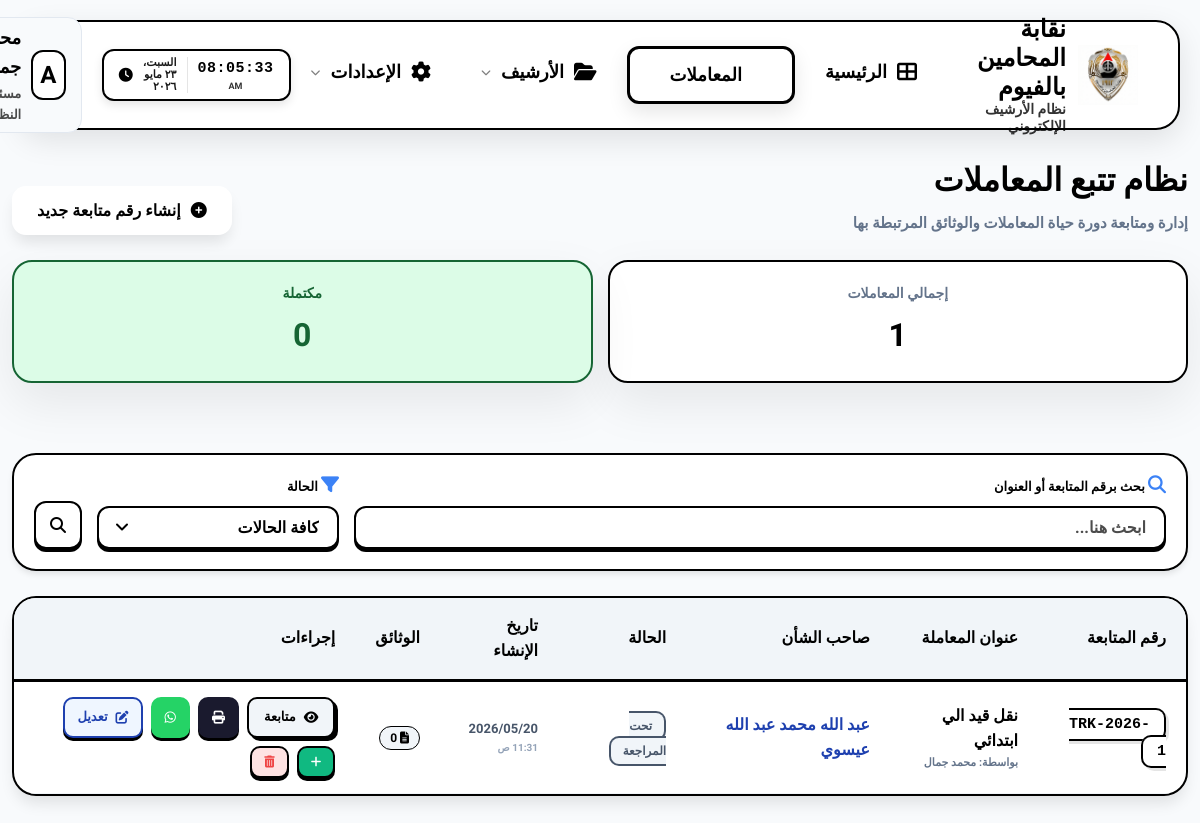
Before: /transactions/ (signed in) with the older database file.
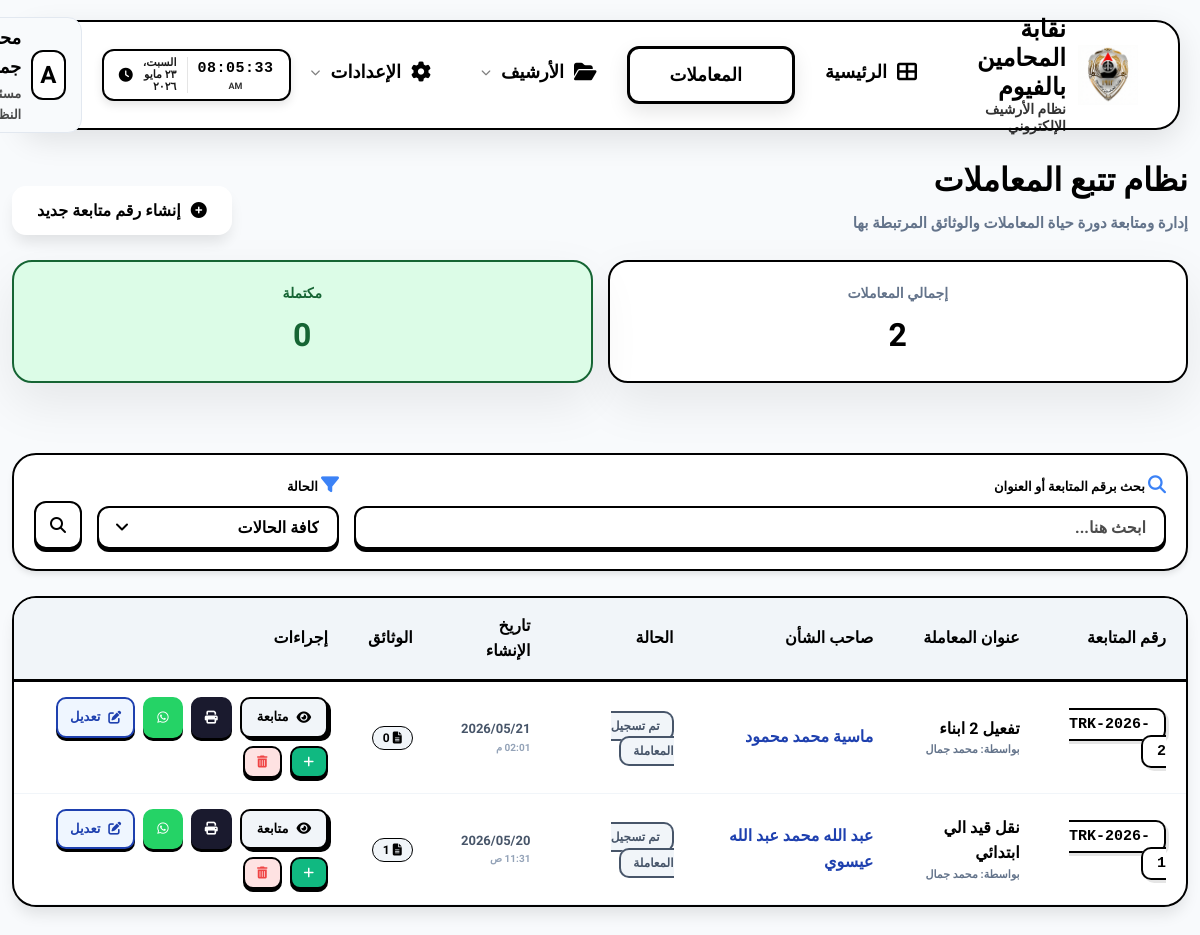
After: the same page with the newer database file.
### eams/models.py (models this page shows, shortened)
class Transaction(models.Model):
    STATUS_CHOICES = (
        ('received', 'تم تسجيل المعاملة'),
        ('sent_to_dept', 'تم الإرسال للقسم المختص'),
        ('under_review', 'تحت المراجعة'),
        ('in_progress', 'جاري التنفيذ'),
        ('completed', 'تم الانتهاء'),
    )
    tracking_number = models.CharField(max_length=50, unique=True, verbose_name="رقم المتابعة")
    current_status = models.CharField(max_length=50, choices=STATUS_CHOICES, default='received', verbose_name="الحالة الحالية")
    client_name = models.CharField(max_length=255, verbose_name="الاسم", default="غير محدد")
    client_phone = models.CharField(max_length=20, verbose_name="رقم الهاتف", default="000")
    client_gender = models.CharField(max_length=10, choices=(('male', 'ذكر'), ('female', 'أنثى')), verbose_name="النوع", default='male')
    registration_number = models.CharField(max_length=50, blank=True, null=True, verbose_name="رقم القيد (اختياري)")
    title = models.CharField(max_length=255, verbose_name="عنوان المعاملة")
    description = models.TextField(blank=True, null=True, verbose_name="وصف المعاملة")
    created_at = models.DateTimeField(auto_now_add=True, verbose_name="تاريخ الإنشاء")
    updated_at = models.DateTimeField(auto_now=True, verbose_name="آخر تحديث")
    created_by = models.ForeignKey(User, on_delete=models.SET_NULL, null=True, verbose_name="بواسطة")
    secure_token = models.UUIDField(default=uuid.uuid4, unique=True, editable=False, verbose_name="رمز الأمان")
    missing_info = models.TextField(blank=True, null=True, verbose_name="ملاحظات للنواقص (تظهر لصاحب الشأن)")
    completion_note = models.TextField(blank=True, null=True, verbose_name="تعليمات الاستلام عند الانتهاء (تظهر لصاحب الشأن)")
    @property
    def creator_name(self):
        if self.created_by:
            if hasattr(self.created_by, 'profile') and self.created_by.profile.full_name:
                return self.created_by.profile.full_name
            return self.created_by.username
        return "النظام"
    @property
    def display_tracking_number(self):
        if self.tracking_number:
            parts = self.tracking_number.split('-')
            if len(parts) >= 3:
                try:
                    prefix = parts[0]
                    year = parts[1]
                    seq = int(parts[2])
                    return f"{prefix}-{year}-{seq}"
                except (ValueError, IndexError):
                    pass
            elif len(parts) == 2:
                try:
                    if len(parts[0]) == 4 and parts[0].isdigit():
                        return f"TRK-{parts[0]}-{int(parts[1])}"
                except ValueError:
                    pass
        return self.tracking_number
    @property
    def get_whatsapp_url(self):
        from urllib.parse import quote
        phone = str(self.client_phone or '').strip()
        clean_phone = ''.join(filter(str.isdigit, phone))
        if clean_phone.startswith('01'):
            clean_phone = '2' + clean_phone
        elif clean_phone.startswith('1'):
            clean_phone = '20' + clean_phone
        elif not clean_phone.startswith('20') and len(clean_phone) == 11 and clean_phone.startswith('0'):
            clean_phone = '2' + clean_phone[1:]
        if not clean_phone or clean_phone == '000':
            return "#" # Invalid phone
        greeting = "أهلآ بك أستاذة" if self.client_gender == 'female' else "أهلآ بك أستاذ"
        name = self.client_name or ""
        title = self.title or ""
        tracking_num = self.display_tracking_number
        track_url = self.tracking_url
        message = (
            f"{greeting} / {name}\n"
            f"تم تسجيل طلبكم بنجاح في نقابة المحامين بالفيوم\n\n\n\n"
            f"بيانات الطلب: -\n"
            f"الموضوع : {title}\n"
            f"رقم المتابعة : {tracking_num}\n\n"
            f"اضغط على الرابط لتتبع الطلب اونلاين:\n"
            f"{track_url}"
        )
        encoded_message = quote(message)
        return f"https://api.whatsapp.com/send?phone={clean_phone}&text={encoded_message}"
    @property
    def tracking_url(self):
        from django.conf import settings
        github_pages_url = getattr(settings, 'REMOTE_TRACKING_URL', 'https://nqabaalmohamen.github.io/archives/').rstrip('/')
        return f"{github_pages_url}/track.html?tr={self.secure_token}"

class Profile(models.Model):
    ROLE_CHOICES = (
        ('admin', 'مدير نظام'),
        ('employee', 'موظف'),
        ('viewer', 'مشاهد'),
    )
    user = models.OneToOneField(User, on_delete=models.CASCADE, related_name='profile')
    full_name = models.CharField(max_length=255, blank=True, null=True, verbose_name="الاسم بالكامل")
    job_title = models.CharField(max_length=255, blank=True, null=True, verbose_name="الوظيفة")
    department = models.CharField(max_length=255, blank=True, null=True, verbose_name="القسم")
    raw_password = models.CharField(max_length=255, blank=True, null=True, verbose_name="كلمة المرور الحالية (للمدير)")
    access_incoming = models.BooleanField(default=True, verbose_name="الأرشيف الوارد")
    access_outgoing = models.BooleanField(default=True, verbose_name="الأرشيف الصادر")
    access_internal = models.BooleanField(default=True, verbose_name="البريد الداخلي")
    access_reports = models.BooleanField(default=False, verbose_name="التقارير الإحصائية")
    access_categories = models.BooleanField(default=False, verbose_name="إدارة الأقسام")
    access_audit = models.BooleanField(default=False, verbose_name="سجل التحركات")
    access_users = models.BooleanField(default=False, verbose_name="إدارة المستخدمين")

### eams/views.py (the view, shortened to what this page needs)
# urls.py: path('transactions/', views.transaction_list, name='transaction_list'),
@login_required
def transaction_list(request):
    query = request.GET.get('q')
    status = request.GET.get('status')
    transactions = Transaction.objects.all()
    if status:
        transactions = transactions.filter(current_status=status)
    transactions = transactions.order_by('-created_at')
    total_count = transactions.count()
    completed_count = transactions.filter(current_status='completed').count()
    context = {
        'transactions': transactions,
        'status_choices': Transaction.STATUS_CHOICES,
        'total_count': total_count,
        'completed_count': completed_count,
    }
    if request.headers.get('X-Requested-Part') == 'rows':
        return render(request, 'eams/partials/transaction_table_rows.html', context)
    return render(request, 'eams/transaction_list.html', context)

### templates/eams/transaction_list.html (shortened to what the changed rows need)
{% extends 'base.html' %}
{% block content %}
<div class="fade-in">
    <div style="display: flex; justify-content: space-between; align-items: flex-end; margin-bottom: 25px; gap: 20px; flex-wrap: wrap;">
        <div style="text-align: right;">
            <h1 style="font-size: 28px; font-weight: 900; color: #000; margin-bottom: 5px;">نظام تتبع المعاملات</h1>
        </div>
    </div>
    <div style="display: grid; grid-template-columns: repeat(auto-fit, minmax(200px, 1fr)); gap: 15px; margin-bottom: 30px;">
        <div class="stat-card" style="background: #fff; border: 2px solid #000; padding: 20px; border-radius: 20px; text-align: center;">
            <div style="font-size: 14px; font-weight: 800; color: #64748b; margin-bottom: 5px;">إجمالي المعاملات</div>
            <div style="font-size: 32px; font-weight: 900; color: #000;">{{ total_count }}</div>
        </div>
    </div>
    <div class="table-container" style="background: #fff; border-radius: 24px; border: 2px solid #000; overflow: hidden; box-shadow: 0 10px 15px -3px rgba(0,0,0,0.1);">
        <table class="table" style="width: 100%; border-collapse: collapse; text-align: right;">
            <thead>
                <tr style="background: #f1f5f9 !important; color: #000 !important; border-bottom: 3px solid #000;">
                    <th style="padding: 15px 20px; font-weight: 900; color: #000 !important;">رقم المتابعة</th>
                    <th style="padding: 15px 20px; font-weight: 900; color: #000 !important;">عنوان المعاملة</th>
                    <th style="padding: 15px 20px; font-weight: 900; color: #000 !important;">صاحب الشأن</th>
                    <th style="padding: 15px 20px; font-weight: 900; color: #000 !important;">الحالة</th>
                    <th style="padding: 15px 20px; font-weight: 900; color: #000 !important;">تاريخ الإنشاء</th>
                    <th style="padding: 15px 20px; font-weight: 900; color: #000 !important;">الوثائق</th>
                    <th style="padding: 15px 20px; font-weight: 900; color: #000 !important;">إجراءات</th>
                </tr>
            </thead>
                <tbody id="transaction-table-body"
                       hx-get="{% url 'transaction_list' %}{% if request.GET %}?{{ request.GET.urlencode }}{% endif %}"
                       hx-trigger="every 5s, transactionListChanged from:body"
                       hx-headers='{"X-Requested-Part": "rows"}'
                       hx-swap="innerHTML">
                    {% include 'eams/partials/transaction_table_rows.html' %}
                </tbody>
        </table>
    </div>
</div>
{% endblock %}

### templates/eams/partials/transaction_table_rows.html (shortened to what the changed rows need)
{% for tr in transactions %}
<tr style="border-bottom: 1px solid #f1f5f9; transition: all 0.2s;" onmouseover="this.style.background='#f8fafc'" onmouseout="this.style.background='transparent'">
    <td style="padding: 15px 20px;">
        <span style="background: #fff !important; color: #000 !important; padding: 6px 14px; border-radius: 10px; font-family: 'Courier New', monospace; font-weight: 900; font-size: 15px; border: 2px solid #000; box-shadow: 3px 3px 0px rgba(0,0,0,0.1);">
            {{ tr.display_tracking_number }}
        </span>
    </td>
    <td style="padding: 15px 20px;">
        <div style="font-weight: 900; color: #000 !important;">{{ tr.title }}</div>
        <div style="font-size: 11px; color: #64748b !important; font-weight: 700;">
            بواسطة:
            {% if tr.created_by %}
                {{ tr.creator_name }}
            {% else %}
                غير معروف
            {% endif %}
        </div>
    </td>
    <td style="padding: 15px 20px;">
        <span style="font-weight: 800; color: #1e40af;">{{ tr.client_name }}</span>
    </td>
    <td style="padding: 15px 20px;">
        {% if tr.current_status == 'completed' %}
            <span class="badge" style="background: #dcfce7 !important; color: #166534 !important; border: 2px solid #166534; padding: 6px 12px; border-radius: 10px; font-weight: 800; font-size: 12px;">
                <i class="fas fa-check-circle"></i> {{ tr.get_current_status_display }}
            </span>
        {% elif tr.current_status == 'in_progress' %}
            <span class="badge" style="background: #e0f2fe !important; color: #0369a1 !important; border: 2px solid #0369a1; padding: 6px 12px; border-radius: 10px; font-weight: 800; font-size: 12px;">
                <i class="fas fa-spinner fa-spin"></i> {{ tr.get_current_status_display }}
            </span>
        {% elif tr.current_status == 'sent' %}
            <span class="badge" style="background: #fef3c7 !important; color: #92400e !important; border: 2px solid #92400e; padding: 6px 12px; border-radius: 10px; font-weight: 800; font-size: 12px;">
                <i class="fas fa-paper-plane"></i> {{ tr.get_current_status_display }}
            </span>
        {% else %}
            <span class="badge" style="background: #f1f5f9 !important; color: #475569 !important; border: 2px solid #475569; padding: 6px 12px; border-radius: 10px; font-weight: 800; font-size: 12px;">
                {{ tr.get_current_status_display }}
            </span>
        {% endif %}
    </td>
    <td style="padding: 15px 20px;">
        <div style="font-size: 13px; font-weight: 700; color: #475569 !important;">{{ tr.created_at|date:"Y/m/d" }}</div>
        <div style="font-size: 10px; color: #94a3b8 !important; font-weight: 700;">{{ tr.created_at|date:"h:i A" }}</div>
    </td>
    <td style="padding: 15px 20px;">
        <span style="background: #f1f5f9 !important; color: #000 !important; padding: 4px 10px; border-radius: 50px; font-weight: 900; font-size: 12px; border: 1px solid #000;">
            <i class="fas fa-file-alt"></i> {{ tr.documents.count }}
        </span>
    </td>
    <td style="padding: 15px 20px;">
        <div style="display: flex; gap: 8px; flex-wrap: wrap;">
            <a href="{% url 'transaction_detail' tr.pk %}" class="btn" style="background: #f1f5f9 !important; color: #000 !important; padding: 8px 15px; border-radius: 10px; font-size: 13px; font-weight: 900; border: 2px solid #000; box-shadow: 3px 3px 0px #000;">
                <i class="fas fa-eye"></i> متابعة
            </a>
            <a href="{% url 'transaction_print' tr.pk %}" target="_blank" class="btn" style="background: #1a1a2e !important; color: #fff !important; padding: 8px 12px; border-radius: 10px; font-size: 13px; font-weight: 900; border: 2px solid #1a1a2e; cursor: pointer; text-decoration: none; display: inline-flex; align-items: center; justify-content: center;">
                <i class="fas fa-print"></i>
            </a>
            <a href="{% if tr.get_whatsapp_url == '#' %}javascript:alert('رقم الهاتف الخاص بصاحب الشأن غير مسجل أو غير صحيح!');{% else %}{{ tr.get_whatsapp_url }}{% endif %}" target="{% if tr.get_whatsapp_url != '#' %}_blank{% endif %}" class="btn" style="background: #25D366 !important; color: #fff !important; padding: 8px 12px; border-radius: 10px; font-size: 13px; font-weight: 900; border: 2px solid #25D366; cursor: pointer; text-decoration: none; display: inline-flex; align-items: center; justify-content: center;" title="إرسال عبر الواتساب">
                <i class="fab fa-whatsapp"></i>
            </a>
            <a href="{% url 'transaction_update' tr.pk %}" class="btn" style="background: #eff6ff !important; color: #1e40af !important; padding: 8px 12px; border-radius: 10px; font-size: 13px; font-weight: 900; border: 2px solid #1e40af; cursor: pointer; text-decoration: none; display: inline-flex; align-items: center; justify-content: center;">
                <i class="fas fa-edit"></i> تعديل
            </a>
            <a href="{% url 'document_create' %}?transaction_id={{ tr.id }}" class="btn" style="background: #10b981; color: #fff; padding: 8px 12px; border-radius: 10px; font-size: 12px;">
                <i class="fas fa-plus"></i>
            </a>
            <button onclick="showDeleteModal('{% url 'transaction_delete' tr.pk %}')" class="btn" style="background: #fee2e2; color: #ef4444; padding: 8px 12px; border-radius: 10px; font-size: 12px;">
                <i class="fas fa-trash-alt"></i>
            </button>
        </div>
    </td>
</tr>
{% endfor %}

Changed rows visible on the page:
added Transaction: display_tracking_number "TRK-2026-2", title "تفعيل 2 ابناء", creator_name "محمد جمال", client_name "ماسية محمد محمود", current_status "تم تسجيل المعاملة", created_at "2026/05/21", created_at "02:01 م", documents.count "0"
changed Transaction "نقل قيد الي ابتدائي": current_status "تحت المراجعة" → "تم تسجيل المعاملة"; documents.count "0" → "1"
Other visible differences:
{{ total_count }}: "1" → "2"
